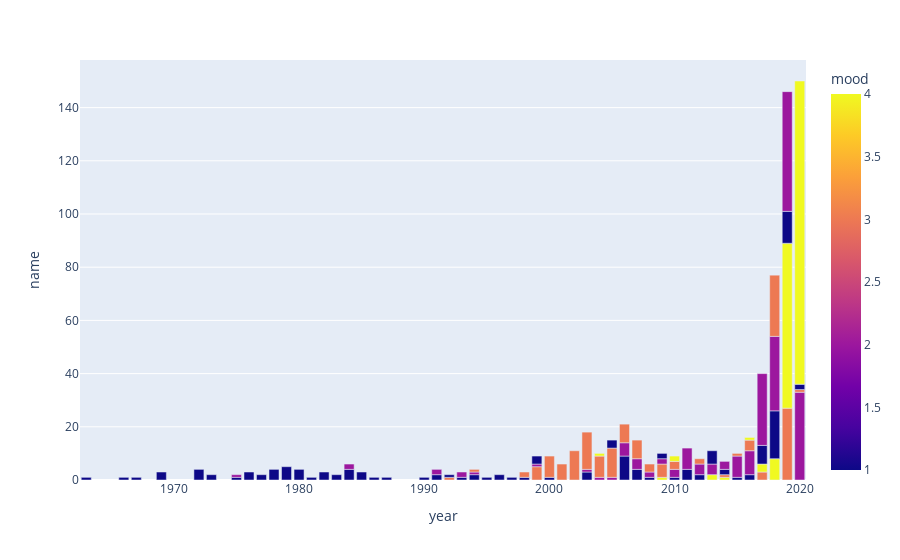

Here is the notebook cell this chart was saved with:
### Markdown cell above
## Zusätzliche Grafik für das Dashboard

### Code cell
fig5 = px.bar(MpY, x="year", y="name", color="mood")
fig5.show()

### Figure 1 — Plotly figure (JSON) as saved in the notebook; plotly's stock layout.template omitted (floating-point values rounded to 4 significant figures)
{"data": [{"alignmentgroup": "True", "hovertemplate": "year=%{x}<br>name=%{y}<br>mood=%{marker.color}<extra></extra>", "legendgroup": "", "marker": {"color": [1, 1, 1, 1, 1, 1, 1, 2, 1, 1, 1, 1, 1, 1, 1, 1, 1, 2, 1, 1, 1, 1, 1, 2, 3, 1, 1, 2, 1, 2, 3, 1, 1, 1, 1, 3, 3, 2, 1, 1, 3, 3, 3, 1, 2, 3, 2, 3, 4, 2, 3, 1, 1, 2, 3, 1, 2, 3, 1, 2, 3, 4, 3, 2, 1, 1, 2, 3, 4, 1, 2, 1, 2, 3, 4, 2, 1, 4, 3, 1, 2, 1, 2, 3, 1, 2, 3, 4, 3, 4, 1, 2, 4, 1, 2, 3, 3, 4, 1, 2, 2, 3, 1, 4], "coloraxis": "coloraxis", "pattern": {"shape": ""}}, "name": "", "offsetgroup": "", "orientation": "v", "showlegend": false, "textposition": "auto", "type": "bar", "x": [1963, 1966, 1967, 1969, 1972, 1973, 1975, 1975, 1976, 1977, 1978, 1979, 1980, 1981, 1982, 1983, 1984, 1984, 1985, 1986, 1987, 1990, 1991, 1991, 1992, 1992, 1993, 1993, 1994, 1994, 1994, 1995, 1996, 1997, 1998, 1998, 1999, 1999, 1999, 2000, 2000, 2001, 2002, 2003, 2003, 2003, 2004, 2004, 2004, 2005, 2005, 2005, 2006, 2006, 2006, 2007, 2007, 2007, 2008, 2008, 2008, 2009, 2009, 2009, 2009, 2010, 2010, 2010, 2010, 2011, 2011, 2012, 2012, 2012, 2013, 2013, 2013, 2014, 2014, 2014, 2014, 2015, 2015, 2015, 2016, 2016, 2016, 2016, 2017, 2017, 2017, 2017, 2018, 2018, 2018, 2018, 2019, 2019, 2019, 2019, 2020, 2020, 2020, 2020], "xaxis": "x", "y": [1, 1, 1, 3, 4, 2, 1, 1, 3, 2, 4, 5, 4, 1, 3, 2, 4, 2, 3, 1, 1, 1, 2, 2, 1, 1, 1, 2, 2, 1, 1, 1, 2, 1, 1, 2, 5, 1, 3, 1, 8, 6, 11, 3, 1, 14, 1, 8, 1, 1, 11, 3, 9, 5, 7, 4, 4, 7, 1, 2, 3, 1, 5, 2, 2, 1, 3, 3, 2, 4, 8, 2, 4, 2, 2, 4, 5, 1, 1, 2, 3, 1, 8, 1, 2, 9, 4, 1, 3, 3, 7, 27, 8, 18, 28, 23, 27, 62, 12, 45, 33, 1, 2, 114], "yaxis": "y"}], "layout": {"barmode": "relative", "coloraxis": {"colorbar": {"title": {"text": "mood"}}, "colorscale": [[0, "#0d0887"], [0.1111, "#46039f"], [0.2222, "#7201a8"], [0.3333, "#9c179e"], [0.4444, "#bd3786"], [0.5556, "#d8576b"], [0.6667, "#ed7953"], [0.7778, "#fb9f3a"], [0.8889, "#fdca26"], [1, "#f0f921"]]}, "legend": {"tracegroupgap": 0}, "margin": {"t": 60}, "xaxis": {"anchor": "y", "domain": [0, 1], "title": {"text": "year"}}, "yaxis": {"anchor": "x", "domain": [0, 1], "title": {"text": "name"}}}}
